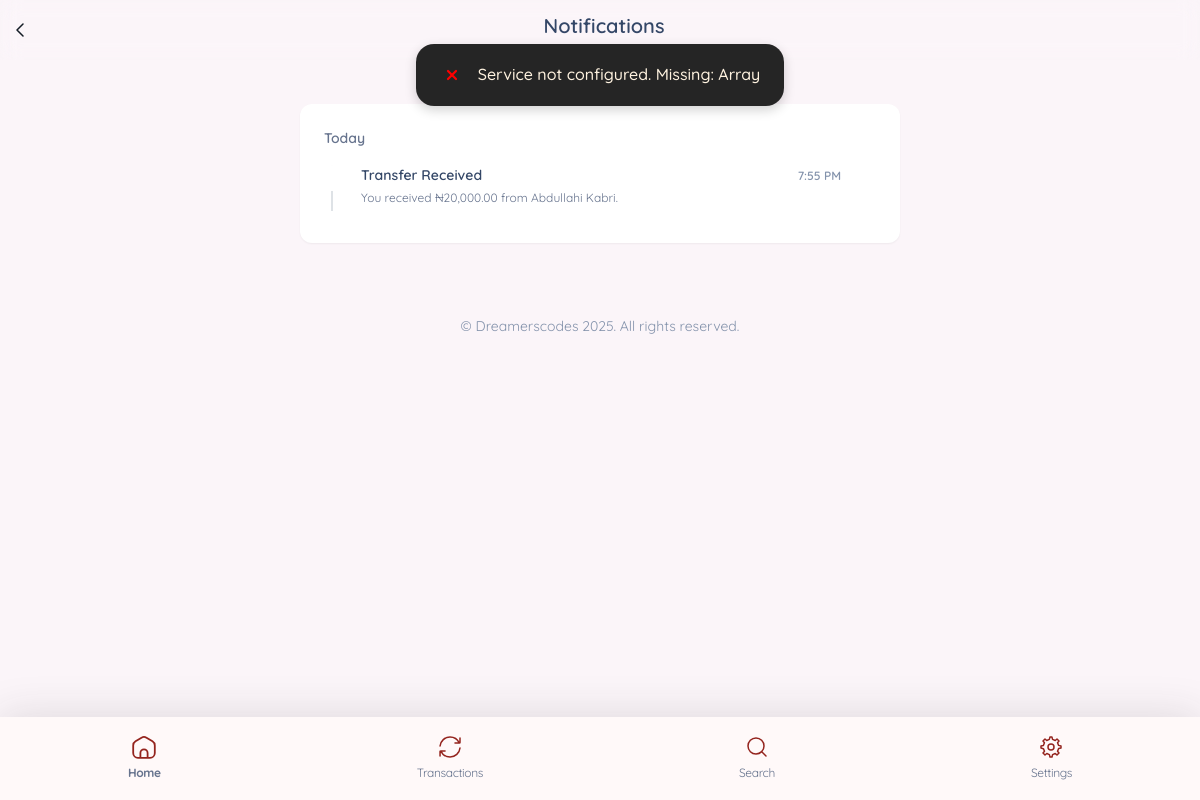
/public/pages/notifications.php (signed in), run on an earlier commit of the app's database.
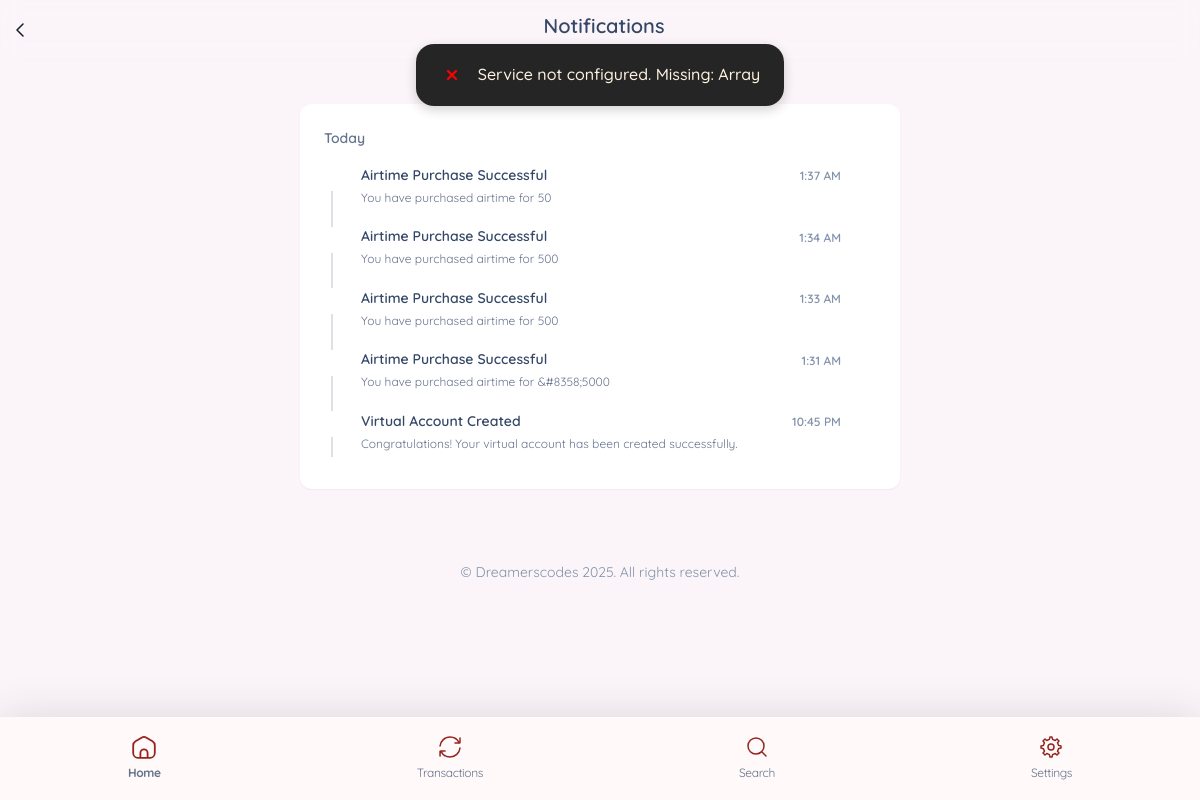
And on a later commit of the database.
### tables this page shows
CREATE TABLE `notifications` (
  `id` int(11) NOT NULL,
  `user_id` int(11) NOT NULL,
  `title` varchar(255) NOT NULL,
  `message` text DEFAULT NULL,
  `type` varchar(20) NOT NULL DEFAULT 'default',
  `color` varchar(50) NOT NULL,
  `icon` varchar(50) NOT NULL,
  `is_read` tinyint(1) DEFAULT 0,
  `created_at` timestamp NOT NULL DEFAULT current_timestamp()
);

### functions/Model.php (called while the page is built, shortened)
<?php
function getUserNotifications(PDO $pdo, int $user_id, int $limit = 10): array
{
    $limit = (int)$limit;
    $sql = "SELECT * FROM notifications WHERE user_id = ? ORDER BY created_at DESC LIMIT $limit";
    $stmt = $pdo->prepare($sql);
    $stmt->execute([$user_id]);
    return $stmt->fetchAll(PDO::FETCH_ASSOC);
}

### public/pages/notifications.php (the view, shortened to what this page needs)
<?php
require __DIR__ . '/../../config/config.php';
require __DIR__ . '/../../functions/Model.php';
require __DIR__ . '/../partials/header.php';
$notifications = getUserNotifications($pdo, $user_id, 20);
?>
<body>
    <main class="container py-5">
        <header>
            <div class="page-header mb-4 text-center">
                <svg class="header-back-button" width="8" height="14" viewBox="0 0 8 14" fill="none" xmlns="http://www.w3.org/2000/svg">
                    <path d="M7 1L1 7L7 13" stroke="#141C25" stroke-width="1.5" stroke-linecap="round" stroke-linejoin="round" />
                </svg>
                <h5 class="fw-bold">Notifications</h5>
            </div>
        </header>
        <div class="d-flex justify-content-center notifications-container">
            <div class="card h-100 p-0" style="max-width: 600px;width: 600px;">
                <div class="card-header pb-0 mb-0">
                    <p class="text-sm mb-0">
                        <span class="font-weight-bold">Today</span>
                    </p>
                </div>
                <div class="notifications-date-group">
                    <div class="card-body p-3">
                        <div class="timeline timeline-one-side">
                            <?php if (!empty($notifications)): ?>
                                <?php foreach ($notifications as $note): ?>
                                    <div class="timeline-block mb-3">
                                        <span class="timeline-step">
                                            <i class="<?= htmlspecialchars($note['icon']) ?> <?= htmlspecialchars($note['color'] ?? '') ?> text-gradient"></i>
                                        </span>
                                        <div class="timeline-content">
                                            <div class="">
                                                <p class="text-dark text-sm font-weight-bold mb-0">
                                                    <?= htmlspecialchars($note['title']) ?>
                                                </p>
                                                <span class="text-secondary font-weight-bold text-xs mt-1 mb-0" style="position: absolute;right: 0;top: 5px;">
                                                    <?= date('g:i A', strtotime($note['created_at'])) ?>
                                                </span>
                                            </div>
                                            <?php if (!empty($note['message'])): ?>
                                                <div class="text-xs mt-1"><?= htmlspecialchars($note['message']) ?></div>
                                            <?php endif; ?>
                                        </div>
                                    </div>
                                <?php endforeach; ?>
                            <?php else: ?>
                                <div class="text-center text-secondary py-4">No notifications found.</div>
                            <?php endif; ?>
                        </div>
                    </div>
                </div>
            </div>
        </div>
        <?php require __DIR__ . '/../partials/bottom-nav.php' ?>
    </main>
    <footer class="my-4 text-center text-secondary small">
        &copy; Dreamerscodes 2025. All rights reserved.
    </footer>
</body>
</html>

### public/partials/header.php (shortened to what this page needs)
<?php
if (isset($_SESSION['user_id'])) {
    $user_id = $_SESSION['user_id'];
} else {
    header('Location: login.php');
    exit;
}
?>
<!DOCTYPE html>
<html lang="en">
<head>
    <link rel="stylesheet" href="https://cdn.jsdelivr.net/npm/bootstrap@5.3.2/dist/css/bootstrap-grid.min.css">
    <link rel="stylesheet" href="https://cdn.jsdelivr.net/npm/bootstrap@5.3.0/dist/css/bootstrap-utilities.min.css">
    <link rel="stylesheet" href="https://cdnjs.cloudflare.com/ajax/libs/font-awesome/6.0.0-beta3/css/all.min.css">
  <link href="https://demos.creative-tim.com/argon-dashboard-pro/assets/css/nucleo-icons.css" rel="stylesheet" />
  <link href="https://demos.creative-tim.com/argon-dashboard-pro/assets/css/nucleo-svg.css" rel="stylesheet" />
    <link rel="stylesheet" href="../assets/css/toasted.css" />
    <link rel="stylesheet" href="../assets/css/soft-design-system-pro.min3f71.css">
    <link rel="stylesheet" href="../assets/css/style.css">
</head>

### public/partials/bottom-nav.php (shortened to what this page needs)
<nav class="bottom-nav">
    <a href="dashboard.php" class="nav-link active">
        <span>Home</span>
    </a>
    <a href="transactions.php" class="nav-link">
        <span>Transactions</span>
    </a>
    <a href="#" class="nav-link">
        <span>Search</span>
    </a>
    <a href="account_settings.php" class="nav-link">
        <span>Settings</span>
    </a>
</nav>

### public/assets/css/toasted.css (style rules this page uses)
:root { --toasted-red: #d72638; --toasted-black: #1a1a1a; --toasted-cream: #fff3e0; }

### public/assets/css/style.css (style rules this page uses)
* { padding: 0; margin: 0; box-sizing: border-box; font-family: "Quicksand", "Segoe UI" !important; }
body { background-color: var(--primary-light); font-family: "Quicksand", "Segoe UI" !important; }
:is(body, *) { font-variant-numeric: lining-nums; }
*:not(code):not(pre) { font-feature-settings: "lnum"; }
a { text-decoration: none; }
header { margin-bottom: 3.5rem; }
header .header-back-button { cursor: pointer; }
.page-header { position: fixed; top: 0; left: 0; right: 0; z-index: 1000; backdrop-filter: blur(10px); width: 100%; display: flex; justify-content: space-between; align-items: center; padding: 14px 16px; height: 60px; }
.card { background: white; border-radius: var(--radius-lg); box-shadow: var(--shadow-sm); transition: box-shadow var(--transition-fast); }
.bottom-nav { position: fixed; bottom: 0; left: 0; width: 100%; background: rgb(255, 249, 249); box-shadow: var(--shadow); padding: 10px 0; display: flex; justify-content: space-around; align-items: center; z-index: 999; }
.bottom-nav .nav-link { text-align: center; font-size: 12px; text-decoration: none; flex-grow: 1; padding: 8px 0; }
.bottom-nav .nav-link svg { width: 24px; height: 24px; display: block; margin: 0 auto 4px; }
.bottom-nav .nav-link.active { font-weight: bold; }
.notifications-container { max-width: 600px; margin: 0 auto; }

### public/assets/css/print.css (style rules this page uses)
@media screen and (max-width: 1200px) { p { font-size: 18px; } }

What changed in the data, as far as the page shows it:
removed notifications: title "Transfer Received", created_at "7:55 PM", message "You received ₦20,000.00 from Abdullahi Kabri."
added notifications: title "Airtime Purchase Successful", created_at "1:37 AM", message "You have purchased airtime for 50"
added notifications: title "Airtime Purchase Successful", created_at "1:34 AM", message "You have purchased airtime for 500"
added notifications: title "Airtime Purchase Successful", created_at "1:33 AM", message "You have purchased airtime for 500"
added notifications: title "Airtime Purchase Successful", created_at "1:31 AM", message "You have purchased airtime for &#8358;5000"
added notifications: title "Virtual Account Created", created_at "10:45 PM", message "Congratulations! Your virtual account has been created successfully."
